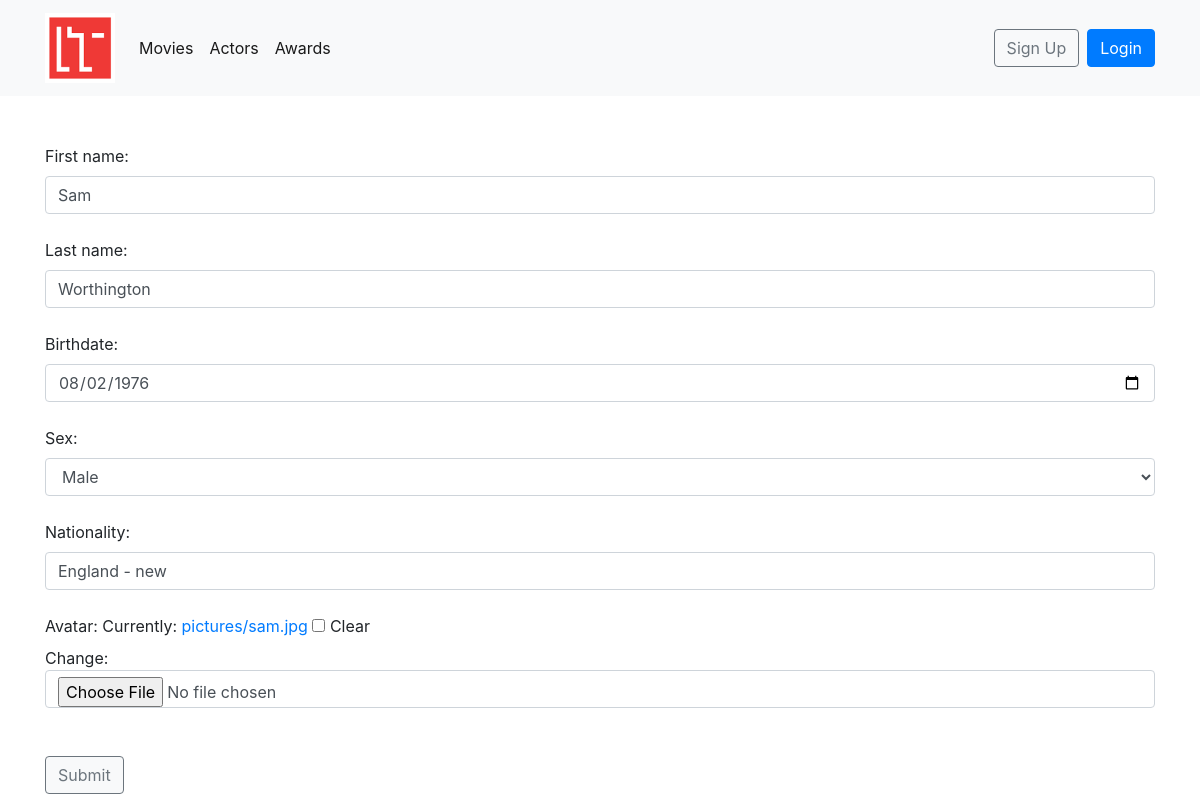
/imdb/actors/update/1/, run on the app's committed database.
### moviedb/models.py (models this page shows, shortened)
class Actor(models.Model):
    first_name = models.CharField(max_length=100)
    last_name = models.CharField(max_length=100)
    birthdate = models.DateField()
    sex = models.CharField(max_length=6, choices=(('Male', 'Male'),
                                                  ('Female', 'Female'),
                                                  ('Other', 'Other')))
    nationality = models.CharField(max_length=100)
    avatar = models.ImageField(upload_to='pictures', null=True, blank=True)
    class Meta:
        verbose_name = "Actor"
        verbose_name_plural = "Actors"

### moviedb/views.py (the view, shortened to what this page needs)
# urls.py: path('actors/update/<int:pk>/', views.ActorUpdateView.as_view(),
class ActorUpdateView(UpdateView):
    model = Actor
    fields = '__all__'
    success_url = reverse_lazy('moviedb:actor_detail')

### templates/moviedb/actor_form.html
{% extends "base.html" %}
{% load static %}
{% load widget_tweaks %}
{% block body %}
    <form method="post" enctype="multipart/form-data">{% csrf_token %}
        {% for field in form %}
            <br/>
            {{ field.label_tag }}
            {% if field == form.birthdate %}
                {% render_field field type="date" class="form-control" %}
            {% else %}
                {% render_field field class="form-control" %}
            {% endif %}
        {% endfor %}
        <br/><br/>
        <button type="submit" class="btn btn-light btn-outline-secondary">Submit</button>
    </form>
{% endblock %}

### data on the page
Actor: first_name "Sam" "Worthington" "Male" "England - new", birthdate "08/02/1976"

### other printed values
{{ field.label_tag }} "First name:" "Last name:" "Birthdate:" "Sex:" "Nationality:" "Avatar:"
